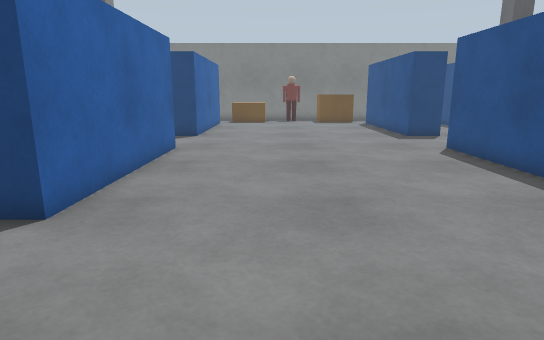
[1] (above)

24 first-person views from a walk through a robot-simulator world made for Gazebo. The camera is 1 m above the floor, tilts 12° down and sees 75° across. The floor is counted in squares, 0.5 m on a side. Each view is taken from the middle of a square. On the plan, view 1 faces up. The plan holds only what a view shows up to about 19 squares ahead; the rest is blank. The place goes on beyond the plan. Simple shapes stand in for some stock models.

[2]
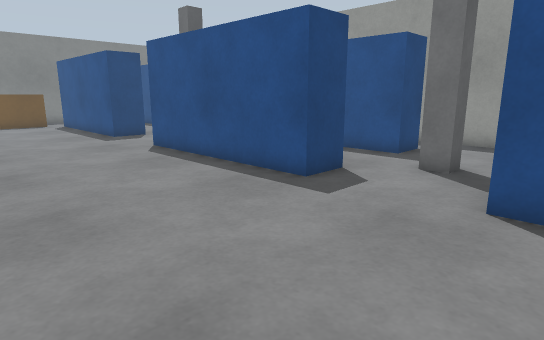

[3]
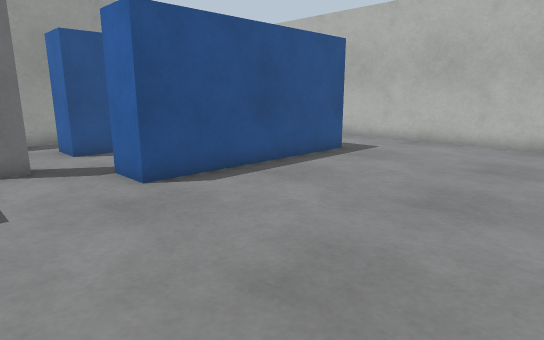

[4]
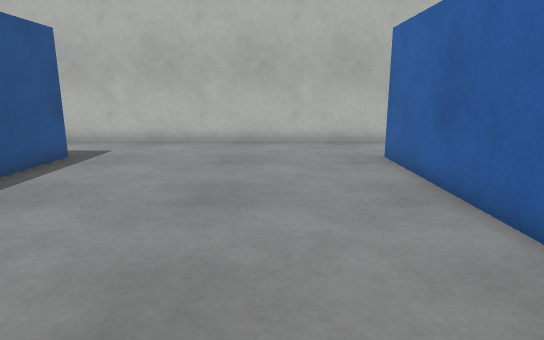

[5]
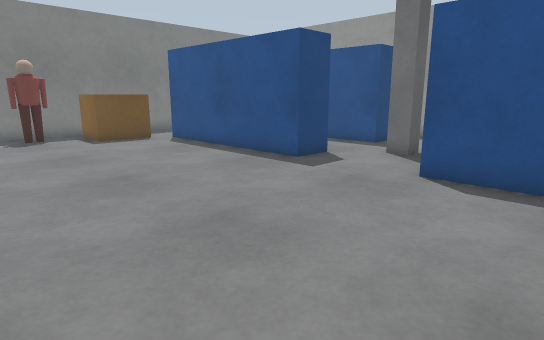

[6]
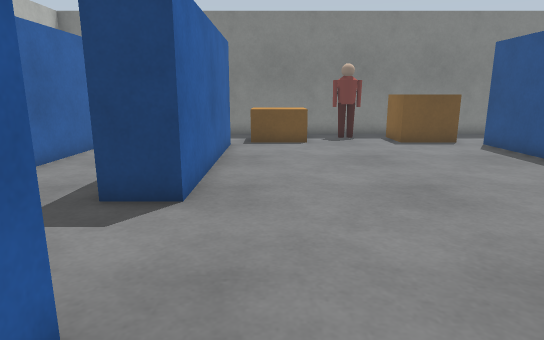

[7]
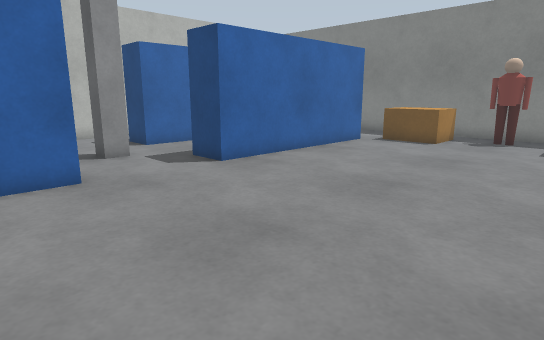

[8]
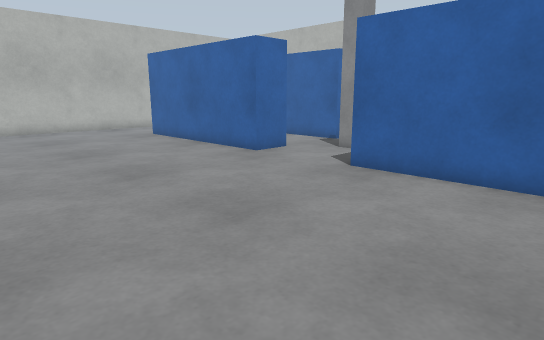

[9]
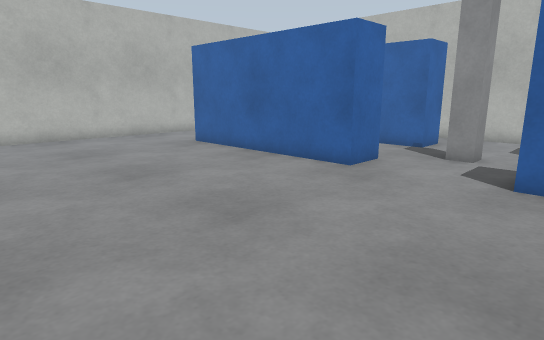

[10]
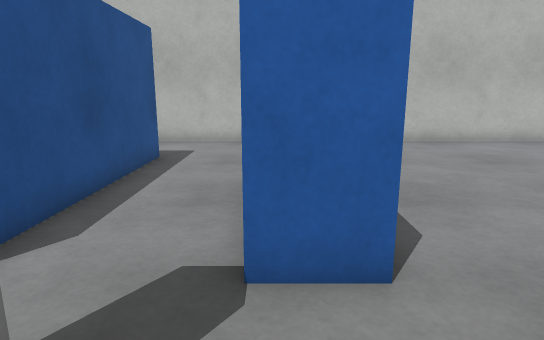

[11]
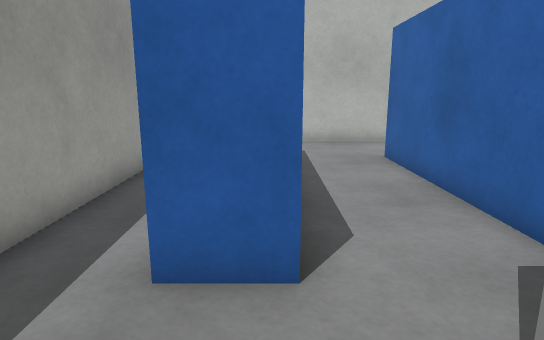

[12]
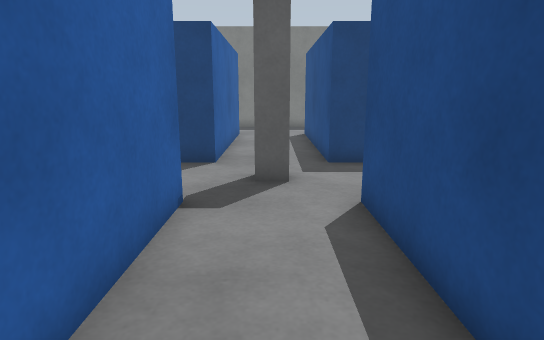

[13]
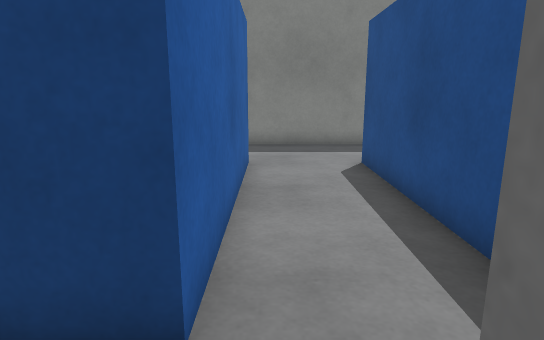

[14]
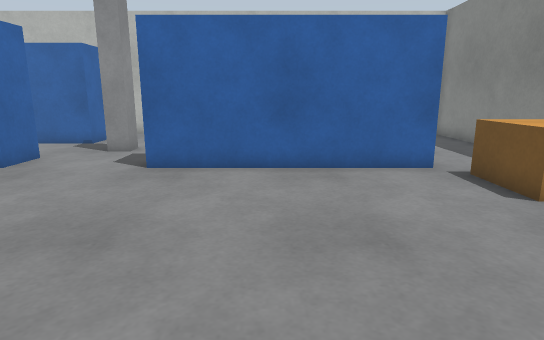

[15]
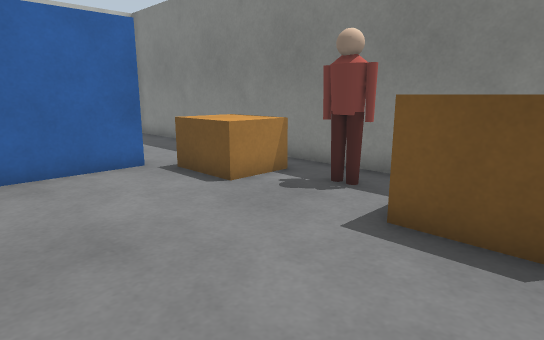

[16]
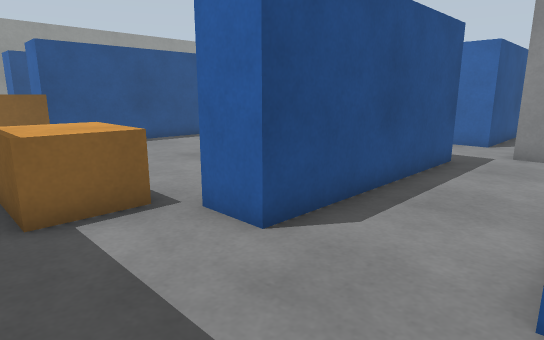

[17]
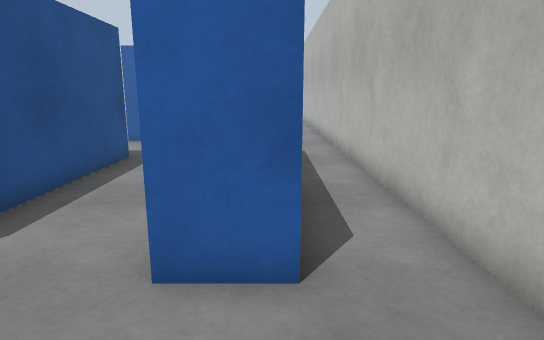

[18]
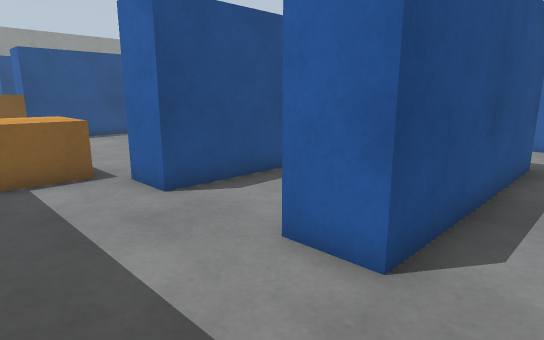

[19]
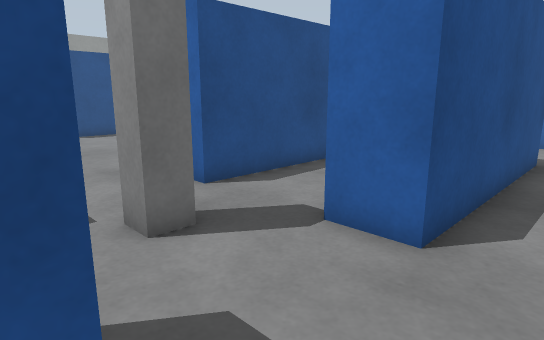

[20]
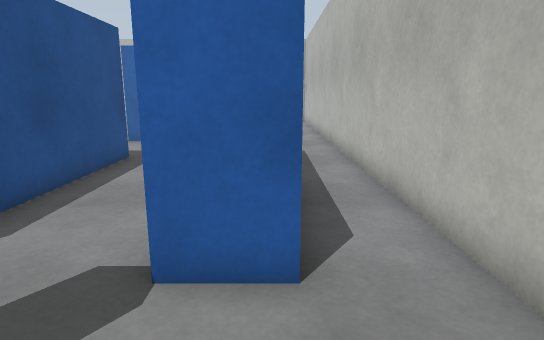

[21]
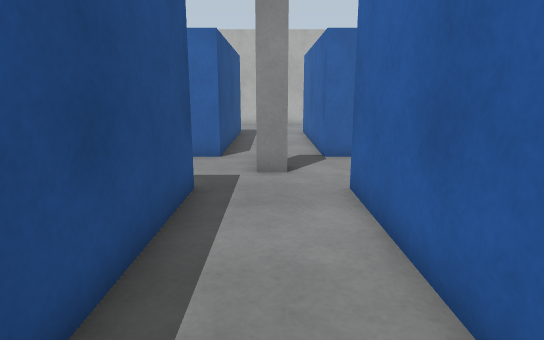

[22]
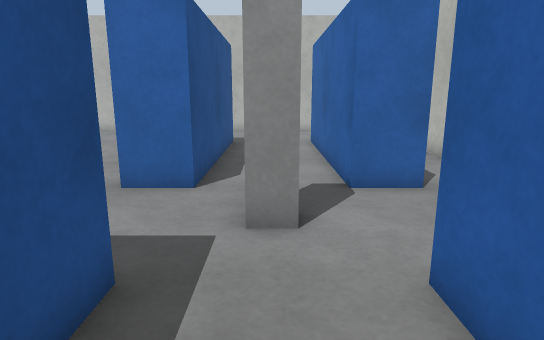

[23]
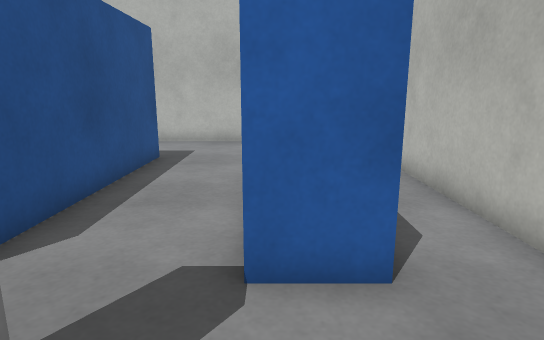

[24]
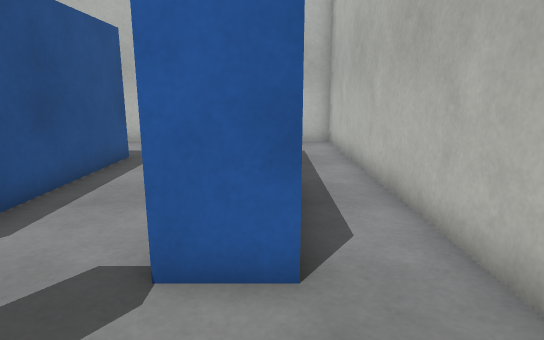

### Floor plan
Points are (right, up) in squares from view 1. A wall is a line through its corners. A room is listed if a view was taken in it or the views show most of it. See-through windows are left out.
Room 1 (views 1, 2, 3, 4, 5, 6, 7, 8, 9, 10, 14, 15)
walls: (-3.7, 13.5) (-3.7, 5.5); (8.4, 5.5) (6.7, 5.5) (6.7, 13.5); (8.3, 17.5) (6.7, 17.5) (6.7, 25.5) (8.3, 25.5); (-3.7, 1.5) (-3.7, -6.5); (-3.7, 25.5) (-3.7, 17.5); (6.7, -6.6) (6.7, 1.5) (8.4, 1.5); (8.6, 29.5) (-3.4, 29.5); (-3.5, -10.5) (8.5, -10.5)
ways out: opening at (7.5, -8.5) to room 2; opening at (7.5, 3.5) to room 2; opening at (7.5, 15.5) to room 2; opening at (7.5, 27.5) to room 2; opening at (-4.5, -8.5) to room 4; opening at (-4.5, 3.5) to room 4; opening at (-4.5, 15.5) to room 4; opening at (-4.5, 27.5) to room 4
objects: pallet (-3, 26) to (-1, 28); person (1, 28) to (2, 28); pallet (4, 26) to (6, 28)
Room 2 (views 11, 12, 13)
walls: (8.3, 13.5) (8.3, 8.9); (13.4, 5.5) (11.7, 5.5) (11.7, 13.5); (12.9, 17.5) (11.7, 17.5) (11.7, 25.5) (13.4, 25.5); (8.3, 0.5) (8.3, -6.5); (8.3, 25.5) (8.3, 17.5); (11.7, -6.5) (11.7, 1.5) (13.4, 1.5); (12.8, 29.5) (8.6, 29.5); (8.5, -10.5) (13, -10.5)
ways out: opening at (7.5, -8.5) to room 1; opening at (7.5, 3.5) to room 1; opening at (7.5, 15.5) to room 1; opening at (7.5, 27.5) to room 1; opening at (12.5, -8.5); opening at (12.5, 3.5); opening at (12.5, 15.5); opening at (12.5, 27.5)
objects: pillar (10, 3) to (10, 4); pillar (10, 15) to (10, 16)
Room 3 (views 16, 17, 18, 19, 20, 23, 24)
walls: (-10.3, 5.5) (-10.3, 13.5) (-8.7, 13.5); (-8.7, 17.5) (-10.3, 17.5) (-10.3, 25.5) (-8.6, 25.5); (-10.4, 1.5) (-8.7, 1.5); (-12.5, 26.1) (-12.5, -10.5) (-11.2, -10.5); (-8.4, 29.5) (-12.4, 29.5)
ways out: opening at (-9.5, -8.5) to room 4; opening at (-9.5, 3.5) to room 4; opening at (-9.5, 15.5) to room 4; opening at (-9.5, 27.5) to room 4
Room 4 (views 21, 22)
walls: (-8.7, 13.5) (-8.7, 5.5); (-5.3, 5.5) (-5.3, 13.5) (-3.7, 13.5); (-3.7, 5.5) (-4.4, 5.5); (-3.7, 17.5) (-5.3, 17.5) (-5.3, 25.5) (-3.7, 25.5); (-8.7, 1.5) (-8.7, -6.5); (-8.7, 24.2) (-8.7, 17.5); (-5.3, -6.5) (-5.3, 1.5) (-3.7, 1.5); (-3.4, 29.5) (-8.4, 29.5); (-9.2, -10.5) (-3.5, -10.5)
ways out: opening at (-4.5, -8.5) to room 1; opening at (-4.5, 3.5) to room 1; opening at (-4.5, 15.5) to room 1; opening at (-4.5, 27.5) to room 1; opening at (-9.5, -8.5) to room 3; opening at (-9.5, 3.5) to room 3; opening at (-9.5, 15.5) to room 3; opening at (-9.5, 27.5) to room 3
objects: pillar (-7, 3) to (-7, 4); pillar (-7, 15) to (-7, 16)

Where each view was taken, in squares from view 1:
view 1: 0 up, 0 right, facing up
view 2: 0 up, 0 right, facing up-right
view 3: 5 up, 1 left, facing down-right
view 4: 5 up, 0 right, facing down
view 5: 10 up, 2 left, facing up-right
view 6: 11 up, 2 left, facing up
view 7: 11 up, 5 right, facing up-left
view 8: 11 up, 5 right, facing down-left
view 9: 7 up, 5 right, facing down-left
view 10: 5 up, 8 right, facing down
view 11: 5 up, 12 right, facing down
view 12: 7 up, 10 right, facing up
view 13: 15 up, 9 right, facing up
view 14: 21 up, 6 right, facing left
view 15: 21 up, 6 right, facing up-left
view 16: 29 up, 9 left, facing down-right
view 17: 29 up, 10 left, facing down
view 18: 29 up, 12 left, facing down-right
view 19: 18 up, 12 left, facing down-right
view 20: 17 up, 10 left, facing down
view 21: 13 up, 7 left, facing down
view 22: 9 up, 7 left, facing down
view 23: 5 up, 9 left, facing down
view 24: 5 up, 10 left, facing down
